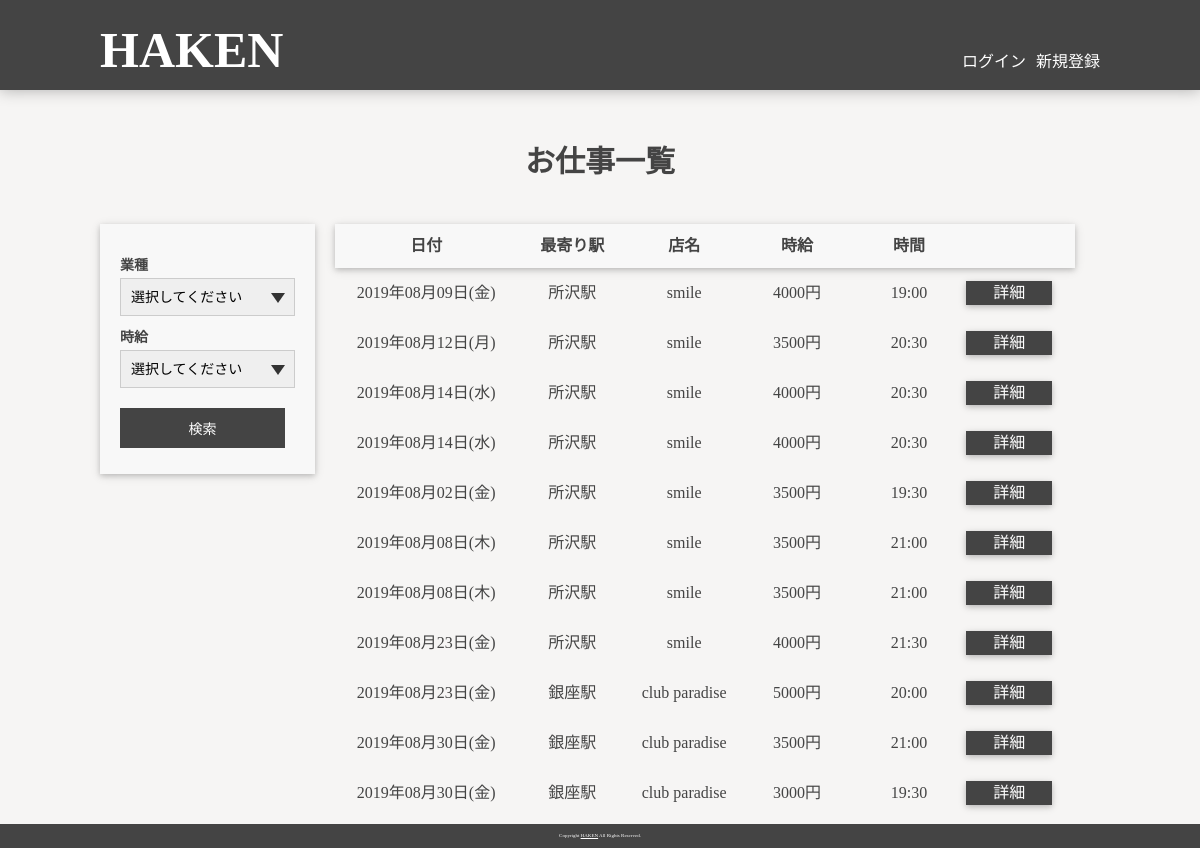
The page / on the database its author committed.
### tables this page shows
CREATE TABLE `anken` (
  `id` int(11) NOT NULL,
  `anken_date` date NOT NULL,
  `salary` int(11) NOT NULL,
  `bosyu` int(11) NOT NULL,
  `start_time` time NOT NULL,
  `comment` varchar(255) DEFAULT NULL,
  `pic` varchar(255) NOT NULL,
  `tenpo_id` int(11) NOT NULL,
  `simekiri_flg` tinyint(1) NOT NULL DEFAULT '0',
  `delete_flg` tinyint(1) NOT NULL DEFAULT '0',
  `create_date` datetime NOT NULL,
  `update_date` timestamp NOT NULL DEFAULT CURRENT_TIMESTAMP ON UPDATE CURRENT_TIMESTAMP
);

CREATE TABLE `tenpo` (
  `id` int(11) NOT NULL,
  `email` varchar(255) NOT NULL,
  `pass` varchar(255) NOT NULL,
  `tenpo_name` varchar(255) DEFAULT NULL,
  `owner_name` varchar(255) DEFAULT NULL,
  `tel` varchar(11) NOT NULL,
  `pref` varchar(255) NOT NULL,
  `addr` varchar(255) DEFAULT NULL,
  `station` varchar(255) DEFAULT NULL,
  `category` varchar(255) DEFAULT NULL,
  `hair` int(11) DEFAULT NULL,
  `arrival_time` varchar(11) DEFAULT NULL,
  `arrival_time_re` varchar(11) DEFAULT NULL,
  `tax` int(11) DEFAULT NULL,
  `kouseihi` int(11) DEFAULT NULL,
  `dress` varchar(11) DEFAULT NULL,
  `car` int(11) DEFAULT NULL,
  `car_hani` varchar(255) DEFAULT NULL,
  `syorui` varchar(255) DEFAULT NULL,
  `login_time` date DEFAULT NULL,
  `delete_flg` tinyint(1) NOT NULL DEFAULT '0',
  `create_date` datetime NOT NULL,
  `update_date` timestamp NOT NULL DEFAULT CURRENT_TIMESTAMP ON UPDATE CURRENT_TIMESTAMP
);

### function.php (called while the page is built, shortened)
<?php
 function dbConnect(){
   $dsn = 'mysql:dbname=kyabahaken;host=localhost;charset=utf8';
   $user = 'root';
   $password = 'root';
   $options = array(
     PDO::ATTR_ERRMODE => PDO::ERRMODE_SILENT,
     PDO::ATTR_DEFAULT_FETCH_MODE => PDO::FETCH_ASSOC,
     PDO::MYSQL_ATTR_USE_BUFFERED_QUERY => true,
   );
   $dbh = new PDO($dsn, $user, $password, $options);
   return $dbh;
 }
 function queryPost($dbh, $sql, $data){
   $stmt = $dbh->prepare($sql);
   if(!$stmt->execute($data)){
     debug('クエリに失敗しました');
     debug('SQLエラー'.print_r($stmt->errorInfo(),true));
     $err_msg['common'] = MSG07;
     return 0;
   }else{
     return $stmt;
   }
 }
function getAnkenList($category, $sort){
  try {
    $dbh = dbConnect();
    $sql = 'SELECT a.id  , `anken_date`, `salary`, `bosyu`, `start_time`, `comment`, `pic`, `tenpo_id`, a.delete_flg, a.create_date, a.update_date ,   `email`, `pass`, `tenpo_name`, `owner_name`, `tel`, `pref`, `addr`, `station`, `category`, `hair`, `arrival_time`, `arrival_time_re`, `tax`, `kouseihi`, `dress`, `car`, `car_hani`, `syorui`, t.login_time, t.delete_flg, t.create_date, t.update_date FROM anken AS a LEFT JOIN tenpo AS t ON a.tenpo_id = t.id';
    $data = array();
    $stmt = queryPost($dbh, $sql, $data);
    if($stmt){
      $rst['data'] = $stmt->fetchAll();
      return $rst;
    }else{
      return false;
    }
  } catch (Exception $e) {
    error_log('エラー発生:' . $e->getMessage());
  }
}
function week($anken_date){
	$date = $anken_date;
	$datetime = new DateTime($date);
	$weekList = array("日", "月", "火", "水", "木", "金", "土");
	$w = (int)$datetime->format('w');
	return '('.$weekList[$w].')';
}

### index.php (the view, shortened to what this page needs)
<?php
require('function.php');
$category = (!empty($_GET['c_id'])) ? $_GET['c_id'] : '';
$sort = (!empty($_GET['sort'])) ? $_GET['sort'] : '';
$dbAnkenData = getAnkenList($category, $sort);
 ?>
<?php
require('head.php');
 ?>
  <body class="page-login page-2colum">
    <?php
    require('header.php');
     ?>
    <h2>お仕事一覧</h2>
    <div id="contents" class="site-width">
      <?php
    require('sort_sidebar.php');
     ?>
      <section id="main">
  <table>
    <thead>
      <tr>
        <th style="width: 200px;">日付</th>
        <th>最寄り駅</th>
        <th>店名</th>
        <th>時給</th>
        <th>時間</th>
        <th></th>
      </tr>
    </thead>
      <?php
      foreach ($dbAnkenData['data'] as $key => $val):
       ?>
    <tbody>
      <td><?php echo date('Y年m月d日', strtotime($val['anken_date'])).week($val['anken_date']);  ?></td>
      <td><?php echo $val['station']; ?></td>
      <td><?php echo $val['tenpo_name']; ?></td>
      <td><?php echo $val['salary']; ?>円</td>
      <td><?php echo substr($val['start_time'],0,5); ?></td>
      <td><a href="ankenDetail.php?a_id=<?php echo $val['id']; ?>">詳細</a></td>
      </tbody>
      <?php
      endforeach;
      ?>
  </table>
</section>
    </div>
    <?php
    require('footer.php');
     ?>

### style.css (style rules this page uses)
body { color: #444; margin: 0; padding: 0; line-height: 150%; background: #f6f5f4; }
h1,h2,h3,h4,h5,h6,p { margin: 0; padding: 0; }
.site-width { width: 1000px; margin: 0 auto; }
#main { min-height: 600px; margin-top: 50px; }
.page-2colum #main { width: 760px; }
h2 { text-align: center; font-size: 30px; }
.page-2colum #contents { display: flex; }
table { margin-left: 20px; border-spacing: unset; }
table thead { background: #f8f8f8; height: 20px; box-shadow: 0 2px 5px 0 rgba(0,0,0,.16), 0 2px 10px 0 rgba(0,0,0,.12); }
table thead th { padding-top: 10px; padding-bottom: 10px; width: 120px; }
tbody td { padding-top: 10px; padding-bottom: 10px; text-align: center; height: 30px; }
td a { text-decoration: none; color: white; background: #444; display: block; width: 80%; box-shadow: 0 2px 5px 0 rgba(0,0,0,.16), 0 2px 10px 0 rgba(0,0,0,.12); }

### rows shown on the page
anken: anken_date "2019年08月09日", anken_date "(金)", tenpo.station "所沢駅", tenpo.tenpo_name "smile", salary "4000", start_time "19:00"
anken: anken_date "2019年08月12日", anken_date "(月)", tenpo.station "所沢駅", tenpo.tenpo_name "smile", salary "3500", start_time "20:30"
anken: anken_date "2019年08月14日", anken_date "(水)", tenpo.station "所沢駅", tenpo.tenpo_name "smile", salary "4000", start_time "20:30"
anken: anken_date "2019年08月14日", anken_date "(水)", tenpo.station "所沢駅", tenpo.tenpo_name "smile", salary "4000", start_time "20:30"
anken: anken_date "2019年08月02日", anken_date "(金)", tenpo.station "所沢駅", tenpo.tenpo_name "smile", salary "3500", start_time "19:30"
anken: anken_date "2019年08月08日", anken_date "(木)", tenpo.station "所沢駅", tenpo.tenpo_name "smile", salary "3500", start_time "21:00"
anken: anken_date "2019年08月08日", anken_date "(木)", tenpo.station "所沢駅", tenpo.tenpo_name "smile", salary "3500", start_time "21:00"
anken: anken_date "2019年08月23日", anken_date "(金)", tenpo.station "所沢駅", tenpo.tenpo_name "smile", salary "4000", start_time "21:30"
anken: anken_date "2019年08月23日", anken_date "(金)", tenpo.station "銀座駅", tenpo.tenpo_name "club paradise", salary "5000", start_time "20:00"
anken: anken_date "2019年08月30日", anken_date "(金)", tenpo.station "銀座駅", tenpo.tenpo_name "club paradise", salary "3500", start_time "21:00"
anken: anken_date "2019年08月30日", anken_date "(金)", tenpo.station "銀座駅", tenpo.tenpo_name "club paradise", salary "3000", start_time "19:30"
